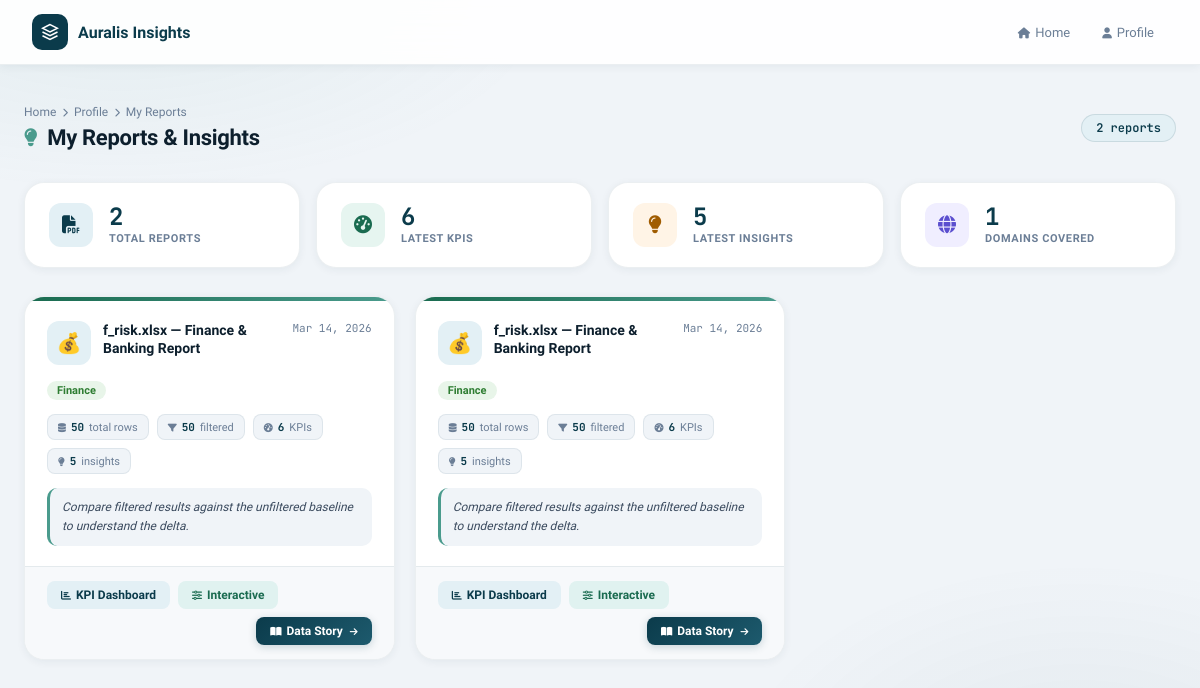
The app's page /my-reports/ (signed in), older data.
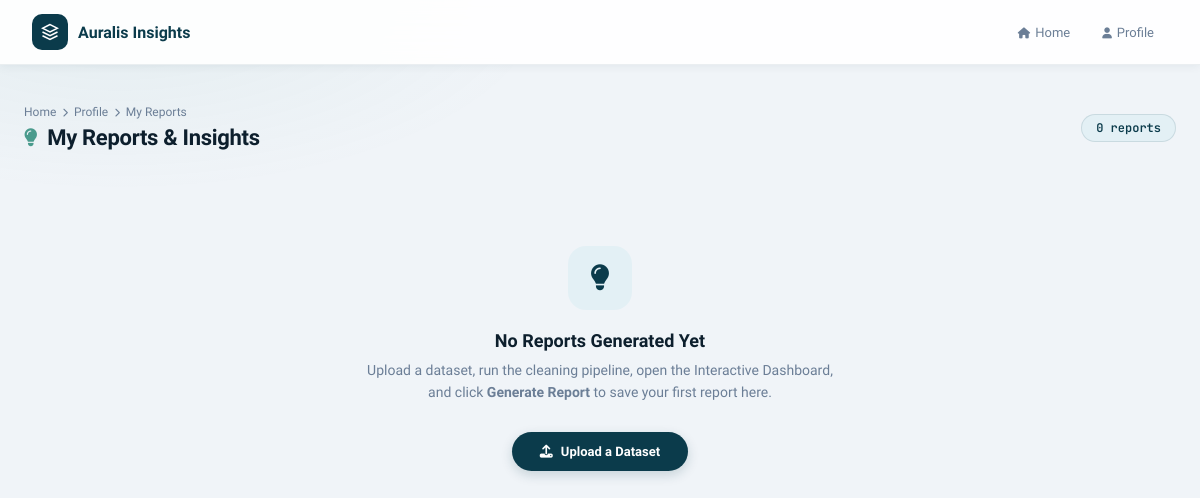
The same page, newer data.
### kpi_engine/models.py (models this page shows, shortened)
class SavedReport(models.Model):
    DOMAIN_CHOICES = [
        ('education', 'Education'),
        ('health',    'Health'),
        ('finance',   'Finance'),
        ('sales',     'Sales'),
        ('hr',        'Human Resources'),
        ('generic',   'Generic'),
    ]
    analysis_result = models.ForeignKey(
        AnalysisResult,
        on_delete=models.CASCADE,
        related_name='saved_reports',
    )
    title         = models.CharField(max_length=200, default='Untitled Report')
    domain        = models.CharField(max_length=50, choices=DOMAIN_CHOICES, default='generic')
    total_rows    = models.IntegerField(default=0)
    filtered_rows = models.IntegerField(default=0)
    kpi_count     = models.IntegerField(default=0)
    insight_count = models.IntegerField(default=0)
    narrative     = models.TextField(blank=True, default='')
    created_at    = models.DateTimeField(auto_now_add=True)
    class Meta:
        ordering = ['-created_at']

class AnalysisResult(models.Model):
    cleaning_report = models.OneToOneField(
        CleaningReport,
        on_delete=models.CASCADE,
        related_name='analysis_result',
    )
    result_json  = models.JSONField(default=dict)
    domain       = models.CharField(max_length=50, default='generic')
    created_at   = models.DateTimeField(auto_now=True)  # updates on every save
    class Meta:
        ordering = ['-created_at']

### datacleaning/models.py (models this page shows, shortened)
class CleaningReport(models.Model):
    GRADE_CHOICES = [
        ('A', 'A'), ('B', 'B'), ('C', 'C'), ('D', 'D'), ('F', 'F'),
    ]
    DOMAIN_CHOICES = [
        ('education',  'Education'),
        ('health',     'Health'),
        ('finance',    'Finance'),
        ('sales',      'Sales'),
        ('hr',         'Human Resources'),
        ('generic',    'Generic'),
    ]
    dataset         = models.ForeignKey(Dataset, on_delete=models.CASCADE, related_name='cleaning_reports')
    cleaned_file    = models.FileField(upload_to='cleaned/', null=True, blank=True)
    report_json     = models.JSONField(default=dict)
    domain          = models.CharField(max_length=50, choices=DOMAIN_CHOICES, default='generic')
    quality_grade   = models.CharField(max_length=2,  choices=GRADE_CHOICES,  default='F')
    quality_score   = models.FloatField(default=0.0)
    created_at      = models.DateTimeField(auto_now_add=True)
    class Meta:
        ordering = ['-created_at']

### kpi_engine/views.py (the view)
# urls.py: path('my-reports/',                         views.my_reports_list,          name='my_reports_list'),
def my_reports_list(request):
    from .models import SavedReport
    user_id = get_user_id(request)
    if not user_id:
        return redirect('login')
    reports = SavedReport.objects.filter(
        analysis_result__cleaning_report__dataset__user_id=user_id
    ).select_related(
        'analysis_result',
        'analysis_result__cleaning_report',
        'analysis_result__cleaning_report__dataset',
    ).order_by('-created_at')
    context = {
        'reports':       reports,
        'total':         reports.count(),
        'domain_counts': _domain_counts(reports),
    }
    return render(request, 'kpi_engine/my_reports.html', context)

### kpi_engine/views.py (called while the page is built)
def get_user_id(request):
    return request.session.get('user_id', None)

def _domain_counts(reports):
    counts = {}
    for r in reports:
        counts[r.domain] = counts.get(r.domain, 0) + 1
    return counts

### templates/kpi_engine/my_reports.html (shortened to what the changed rows need)
<!DOCTYPE html>
<html lang="en">
<head>
<link rel="stylesheet" href="https://cdnjs.cloudflare.com/ajax/libs/font-awesome/6.5.0/css/all.min.css">
</head>
<body>
<div class="page-wrapper">
  <div class="page-header">
    <div class="page-header-left">
      <div class="breadcrumb">
      </div>
      <h1 class="page-title">
        <i class="fas fa-lightbulb"></i> My Reports &amp; Insights
      </h1>
    </div>
    <span class="count-badge">{{ total }} report{{ total|pluralize }}</span>
  </div>
  {% if reports %}
  <div class="summary-row">
    <div class="summary-card">
      <div class="summary-icon blue"><i class="fas fa-file-pdf"></i></div>
      <div>
        <div class="summary-num">{{ total }}</div>
        <div class="summary-label">Total Reports</div>
      </div>
    </div>
    <div class="summary-card">
      <div class="summary-icon green"><i class="fas fa-tachometer-alt"></i></div>
      <div>
        <div class="summary-num">{{ reports.0.kpi_count|default:"—" }}</div>
        <div class="summary-label">Latest KPIs</div>
      </div>
    </div>
    <div class="summary-card">
      <div class="summary-icon orange"><i class="fas fa-lightbulb"></i></div>
      <div>
        <div class="summary-num">{{ reports.0.insight_count|default:"—" }}</div>
        <div class="summary-label">Latest Insights</div>
      </div>
    </div>
    <div class="summary-card">
      <div class="summary-icon purple"><i class="fas fa-globe"></i></div>
      <div>
        <div class="summary-num">{{ domain_counts|length }}</div>
        <div class="summary-label">Domains Covered</div>
      </div>
    </div>
  </div>
  <div class="reports-grid">
    {% for rpt in reports %}
    <div class="report-card">
      <div class="report-card-accent accent-{{ rpt.domain|lower }}"></div>
      <div class="report-card-body">
        <div class="report-card-top">
          <div class="report-domain-icon">
            {% if rpt.domain == 'finance' %}💰
            {% elif rpt.domain == 'health' %}🏥
            {% elif rpt.domain == 'education' %}🎓
            {% elif rpt.domain == 'sales' %}🛒
            {% elif rpt.domain == 'hr' %}👥
            {% else %}📊{% endif %}
          </div>
          <div class="report-title">{{ rpt.title }}</div>
          <div style="text-align:right; flex-shrink:0;">
            <div class="report-date">{{ rpt.created_at|date:"M d, Y" }}</div>
          </div>
        </div>
        <span class="domain-pill domain-{{ rpt.domain|lower }}">
          {{ rpt.analysis_result.cleaning_report.get_domain_display }}
        </span>
        <div class="report-stats">
          <div class="report-stat">
            <i class="fas fa-database" style="font-size:9px"></i>
            <strong>{{ rpt.total_rows|default:0 }}</strong> total rows
          </div>
          <div class="report-stat">
            <i class="fas fa-filter" style="font-size:9px"></i>
            <strong>{{ rpt.filtered_rows|default:0 }}</strong> filtered
          </div>
          <div class="report-stat">
            <i class="fas fa-tachometer-alt" style="font-size:9px"></i>
            <strong>{{ rpt.kpi_count }}</strong> KPIs
          </div>
          <div class="report-stat">
            <i class="fas fa-lightbulb" style="font-size:9px"></i>
            <strong>{{ rpt.insight_count }}</strong> insights
          </div>
        </div>
        {% if rpt.narrative %}
          <div class="report-narrative">{{ rpt.narrative }}</div>
        {% else %}
          <div class="no-narrative"><i class="fas fa-info-circle"></i> No narrative captured for this report.</div>
        {% endif %}
      </div>
      <div class="report-card-footer">
        <a href="{% url 'dashboard' rpt.analysis_result.id %}"
           class="action-btn action-view">
          <i class="fas fa-chart-bar"></i> KPI Dashboard
        </a>
        <a href="{% url 'interactive_dashboard' rpt.analysis_result.id %}"
           class="action-btn action-interactive">
          <i class="fas fa-sliders-h"></i> Interactive
        </a>
        <a href="{% url 'report_story' rpt.id %}"
           class="action-btn action-story">
          <i class="fas fa-book-open"></i> Data Story
          <i class="fas fa-arrow-right" style="font-size:9px; margin-left:2px;"></i>
        </a>
      </div>
    </div>
    {% endfor %}
  </div>
  {% else %}
  <div class="empty-state">
    <div class="empty-icon"><i class="fas fa-lightbulb"></i></div>
    <h3>No Reports Generated Yet</h3>
    <p>Upload a dataset, run the cleaning pipeline, open the Interactive Dashboard,<br>
       and click <strong>Generate Report</strong> to save your first report here.</p>
    <a href="{% url 'upload_data' %}" class="cta-btn">
      <i class="fas fa-upload"></i> Upload a Dataset
    </a>
  </div>
  {% endif %}
</div>
</body>
</html>

Row changes from the older to the newer data that the page shows:
removed SavedReport: kpi_count "6", insight_count "5", title "f_risk.xlsx — Finance & Banking Report", created_at "Mar 14, 2026", analysis_result.cleaning_report.domain "Finance", total_rows "50", filtered_rows "50", narrative "Compare filtered results against the unfiltered baseline to understand the delta."
removed SavedReport: title "f_risk.xlsx — Finance & Banking Report", created_at "Mar 14, 2026", analysis_result.cleaning_report.domain "Finance", total_rows "50", filtered_rows "50", kpi_count "6", insight_count "5", narrative "Compare filtered results against the unfiltered baseline to understand the delta."
Text that changed along with them:
{{ total }}: "2" → "0"
{{ total }}: "2" → (not shown)
{{ domain_counts|length }}: "1" → (not shown)
text no longer shown: "TOTAL REPORTS LATEST KPIS LATEST INSIGHTS DOMAINS COVERED"
text now shown: "No Reports Generated Yet Upload a dataset, run the cleaning pipeline, open the Interactive Dashboard, and click Generate Report to save your first report here. Upload a Dataset"
